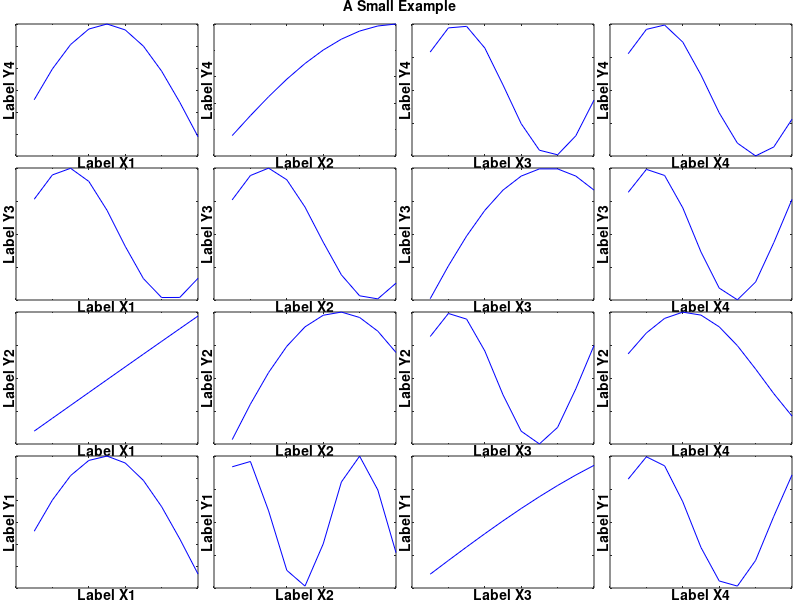

Here is the MATLAB script that generated this plot:
clear all
close all
clc


smallfont = 10;
bigfont = 10;

room_for_sgtitle = 0.03;
room_for_labels = 0.01;

%positions/size of subplots including labels
x_lab = linspace( 0+room_for_labels, 1, 4+1 ) ;
x_lab = x_lab(1:end-1);
w_lab = 1 * diff( x_lab(1:2) ) ;
y_lab = linspace( 0+room_for_labels, 1-room_for_sgtitle, 4+1 ) ;
y_lab = y_lab(1:end-1);
h_lab = 1 * diff( y_lab(1:2) ) ;

%positions/size of subplots excluding labels
x = x_lab + room_for_labels;
w = w_lab - room_for_labels*2;
y = y_lab + room_for_labels;
h = h_lab - room_for_labels*2;


figure( 'Units', 'normalized', 'Position', [0.4, 0.4, 0.6, 0.6], ...
    'Color', 'white' ) ;
% - Bg axes and main title.
bgAxes = axes( 'Position', [0, 0, 1, 1], 'XColor', 'none', 'YColor', 'none', ...
    'XLim', [0, 1], 'YLim', [0, 1] ) ;
text( 0.5, 0.99, 'A Small Example', 'FontSize', bigfont, ...
    'HorizontalAlignment', 'center', 'FontWeight', 'bold' ) ;

%- Headers for array still in bgAxes.
for colId = 1 : numel( x )
    for rowId = 1 : numel( y )
        text( x_lab(colId)+w_lab/2, y_lab(rowId), sprintf( 'Label X%d', colId ), ...
            'HorizontalAlignment', 'center', 'FontWeight', 'bold', 'FontSize', smallfont ) ;
        text( x_lab(colId), y_lab(rowId)+h_lab/2, sprintf( 'Label Y%d', rowId ), ...
            'HorizontalAlignment', 'center', 'Rotation', 90, 'FontWeight', 'bold', 'FontSize', smallfont) ;
    end
end

% - Array of plots.
for colId = 1 : numel( x )
    for rowId = 1 : numel( y )
        ax1 = axes( 'Position', [x(colId), y(rowId), w, h] ) ;
        plot( sin( rand(1) * (1:10)), 'b' ) ;
        set(gca,'XTickLabel',[]);
        set(gca,'YTickLabel',[]);
    end
end
% 
% % - Surface.
% axes( 'Position', [0.65, 0.45, 0.3, 0.45] ) ;
% [X, Y] = meshgrid( -5: .5 : 5 ) ;
% Z = Y.*sin(X) - X.*cos(Y) ;
% s = surf(X,Y,Z,'FaceAlpha',0.5) ;
% s.EdgeColor = 'none';
% 
% % - Time series
% axes( 'Position', [0.05, 0.72, 0.515, 0.15] ) ;
% x = linspace( 0, 10, 100 ) ;
% plot( rand(size(x)) +  3 * sin(x) .* exp(-x/5), 'r' ) ;
% xlabel( 't [s]' ) ;
% ylabel( 'A [V]' ) ;
% grid( 'on' ) ;
% 
% % - Barchart.
% axes( 'Position', [0.65, 0.05, 0.3, 0.3] ) ;
% histogram( randn(1000, 1) ) ;
% set( gca, 'Box', 'off' ) ;
% 
% 
